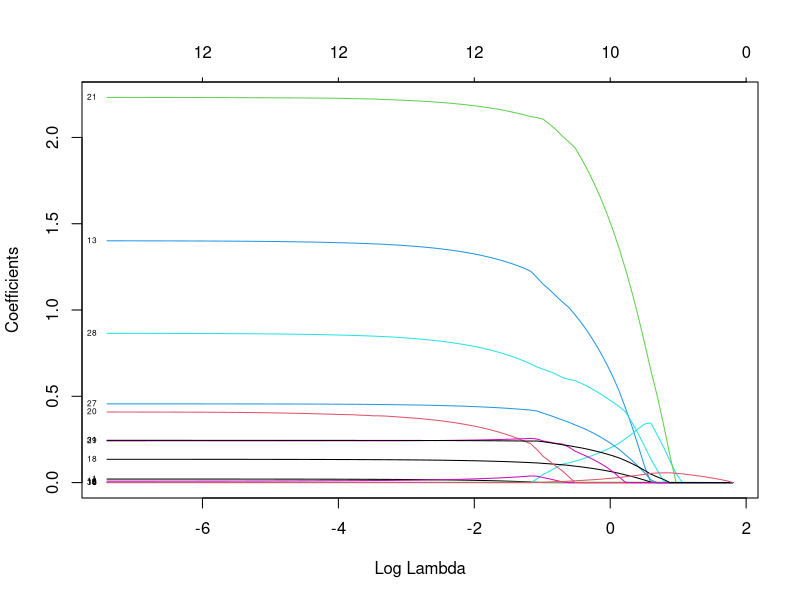
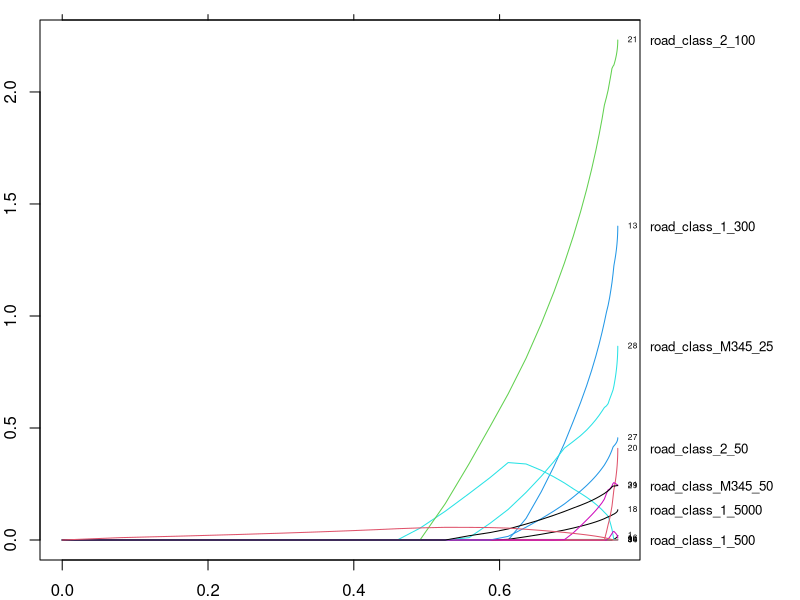
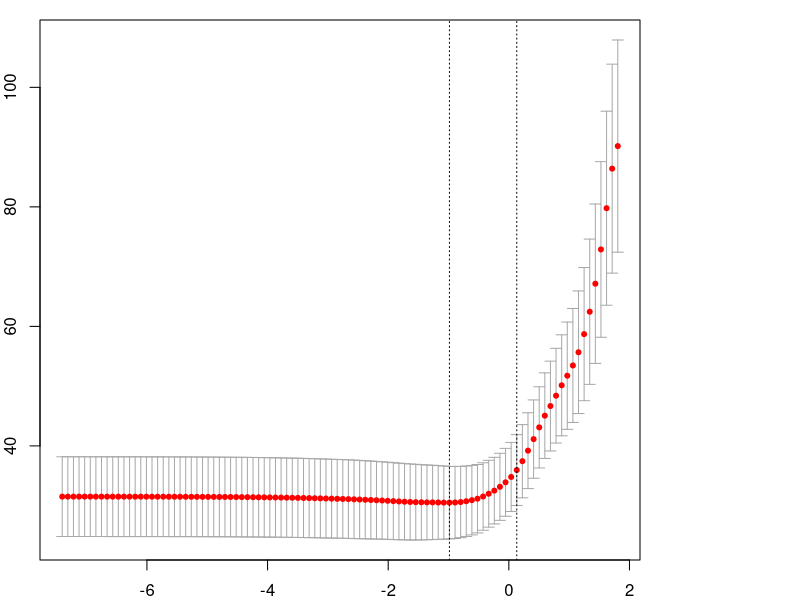

Reproduce these figures in R, in order.
# 2019/10/25

library(gtools)
library(pbapply)
library(raster)
library(dplyr)

data_all <- read.csv('../data/data_laea_new_correctTropomi.csv')

#------ sample the training data----------
set.seed(50)
fraction <- 1.0        
y_est <- "AQValue"
# set.seed(42)
training <- data_all %>% mutate(ID=1:nrow(data_all)) %>% 
  sample_frac(fraction)
training <- training[order(training$ID),]
test <- (data_all %>% mutate(ID=1:nrow(data_all)))[-training$ID,]
training_x <- training %>% dplyr::select(matches("industry|road"))
test_x <- test %>% dplyr::select(matches("industry|road"))
training_y <- training %>% dplyr::select(y_est)
test_y <- test %>% dplyr::select(y_est)


#----------lasso regression-------------
set.seed(42)
fit <- glmnet::glmnet(as.matrix(training_x), training_y[,1],
                      lower.limits = 0,      #there is no sink for NO2 in the variables.
                      # type.measure = "mse",
                      alpha=1, family="gaussian", nlambda=100)
set.seed(42)
fit.cv <- glmnet::cv.glmnet(as.matrix(training_x), training_y[,1],
                            type.measure = "mse",
                            lower.limits = 0,
                            alpha=1, family="gaussian", nlambda=100) 

plot(fit, xvar="lambda", label=TRUE)

par(mar=c(2,2,1,8))
plot(fit, xvar="dev", label=TRUE)
vnat <- coef(fit)
vnat <- vnat[-1,ncol(vnat)]
axis(4, at=vnat, labels = names(vnat), line=-.5,las=1,tick=FALSE, cex.axis=0.8)

plot(fit.cv)
# how the lambda decreases the number of selected variables
# and the explained deviation
print(fit)

# result of deviation, df, and lambda
lassoResult <- data.frame(df=fit$df, dev=fit$dev.ratio, lambda=fit$lambda)
targetDF <- (lassoResult %>% filter(df==3))

set.seed(42)
best_lam <- targetDF[which.min(targetDF$lambda),]$lambda
userLasso <- glmnet::glmnet(as.matrix(training_x), training_y[,1],
                            lower.limits = 0,      #there is no sink for NO2 in the variables.
                            # type.measure = "mse",
                            alpha=1, family="gaussian", lambda = best_lam)
predName <- coef(userLasso)[-1,][which(coef(userLasso)[-1]!=0)] %>% names()
predCoef <- coef(userLasso)[-1][which(coef(userLasso)[-1]!=0)]
lur <- data.frame(predName=factor(predName, levels = predName), predCoef=predCoef)
intercept <- coef(userLasso)[1]

write.csv(lur, '../data/lur_lasso_norm_newData_1.csv', row.names = F)
write.csv(intercept, '../data/intercept_lasso_norm_newData_1.csv', row.names = F)
